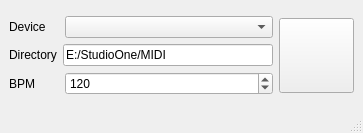
<?xml version="1.0" encoding="UTF-8"?>
<ui version="4.0">
 <class>MainWindow</class>
 <widget class="QMainWindow" name="MainWindow">
  <property name="geometry">
   <rect>
    <x>0</x>
    <y>0</y>
    <width>363</width>
    <height>133</height>
   </rect>
  </property>
  <property name="windowTitle">
   <string>MainWindow</string>
  </property>
  <widget class="QWidget" name="centralwidget">
   <layout class="QGridLayout" name="gridLayout_2">
    <item row="0" column="0">
     <layout class="QGridLayout" name="gridLayout">
      <item row="0" column="0">
       <layout class="QHBoxLayout" name="horizontalLayout">
        <item>
         <widget class="QLabel" name="label">
          <property name="maximumSize">
           <size>
            <width>50</width>
            <height>40</height>
           </size>
          </property>
          <property name="text">
           <string>Device</string>
          </property>
         </widget>
        </item>
        <item>
         <widget class="QComboBox" name="deviceComboBox"/>
        </item>
       </layout>
      </item>
      <item row="1" column="0">
       <layout class="QHBoxLayout" name="horizontalLayout_2">
        <item>
         <widget class="QLabel" name="label_2">
          <property name="maximumSize">
           <size>
            <width>60</width>
            <height>40</height>
           </size>
          </property>
          <property name="text">
           <string>Directory</string>
          </property>
         </widget>
        </item>
        <item>
         <widget class="QLineEdit" name="lineEdit">
          <property name="text">
           <string>E:/StudioOne/MIDI</string>
          </property>
          <property name="readOnly">
           <bool>true</bool>
          </property>
         </widget>
        </item>
       </layout>
      </item>
      <item row="2" column="0">
       <layout class="QHBoxLayout" name="horizontalLayout_3">
        <item>
         <widget class="QLabel" name="label_3">
          <property name="maximumSize">
           <size>
            <width>50</width>
            <height>16777215</height>
           </size>
          </property>
          <property name="text">
           <string>BPM</string>
          </property>
         </widget>
        </item>
        <item>
         <widget class="QSpinBox" name="spinBox">
          <property name="minimum">
           <number>40</number>
          </property>
          <property name="maximum">
           <number>240</number>
          </property>
          <property name="value">
           <number>120</number>
          </property>
         </widget>
        </item>
       </layout>
      </item>
      <item row="0" column="1" rowspan="3">
       <widget class="QPushButton" name="recordButton">
        <property name="minimumSize">
         <size>
          <width>75</width>
          <height>75</height>
         </size>
        </property>
        <property name="maximumSize">
         <size>
          <width>75</width>
          <height>75</height>
         </size>
        </property>
        <property name="text">
         <string/>
        </property>
        <property name="iconSize">
         <size>
          <width>70</width>
          <height>70</height>
         </size>
        </property>
       </widget>
      </item>
     </layout>
    </item>
   </layout>
  </widget>
  <widget class="QMenuBar" name="menubar">
   <property name="geometry">
    <rect>
     <x>0</x>
     <y>0</y>
     <width>363</width>
     <height>17</height>
    </rect>
   </property>
  </widget>
  <widget class="QStatusBar" name="statusbar"/>
 </widget>
 <resources/>
 <connections/>
</ui>
